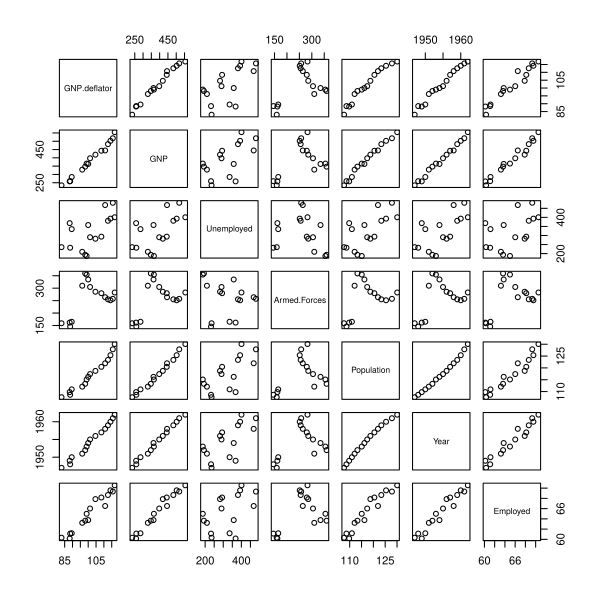

Here is the R script that generated this plot:
###################################################
### code chunk number 18: Cs_015_example2-plot
###################################################
pairs(longley)
